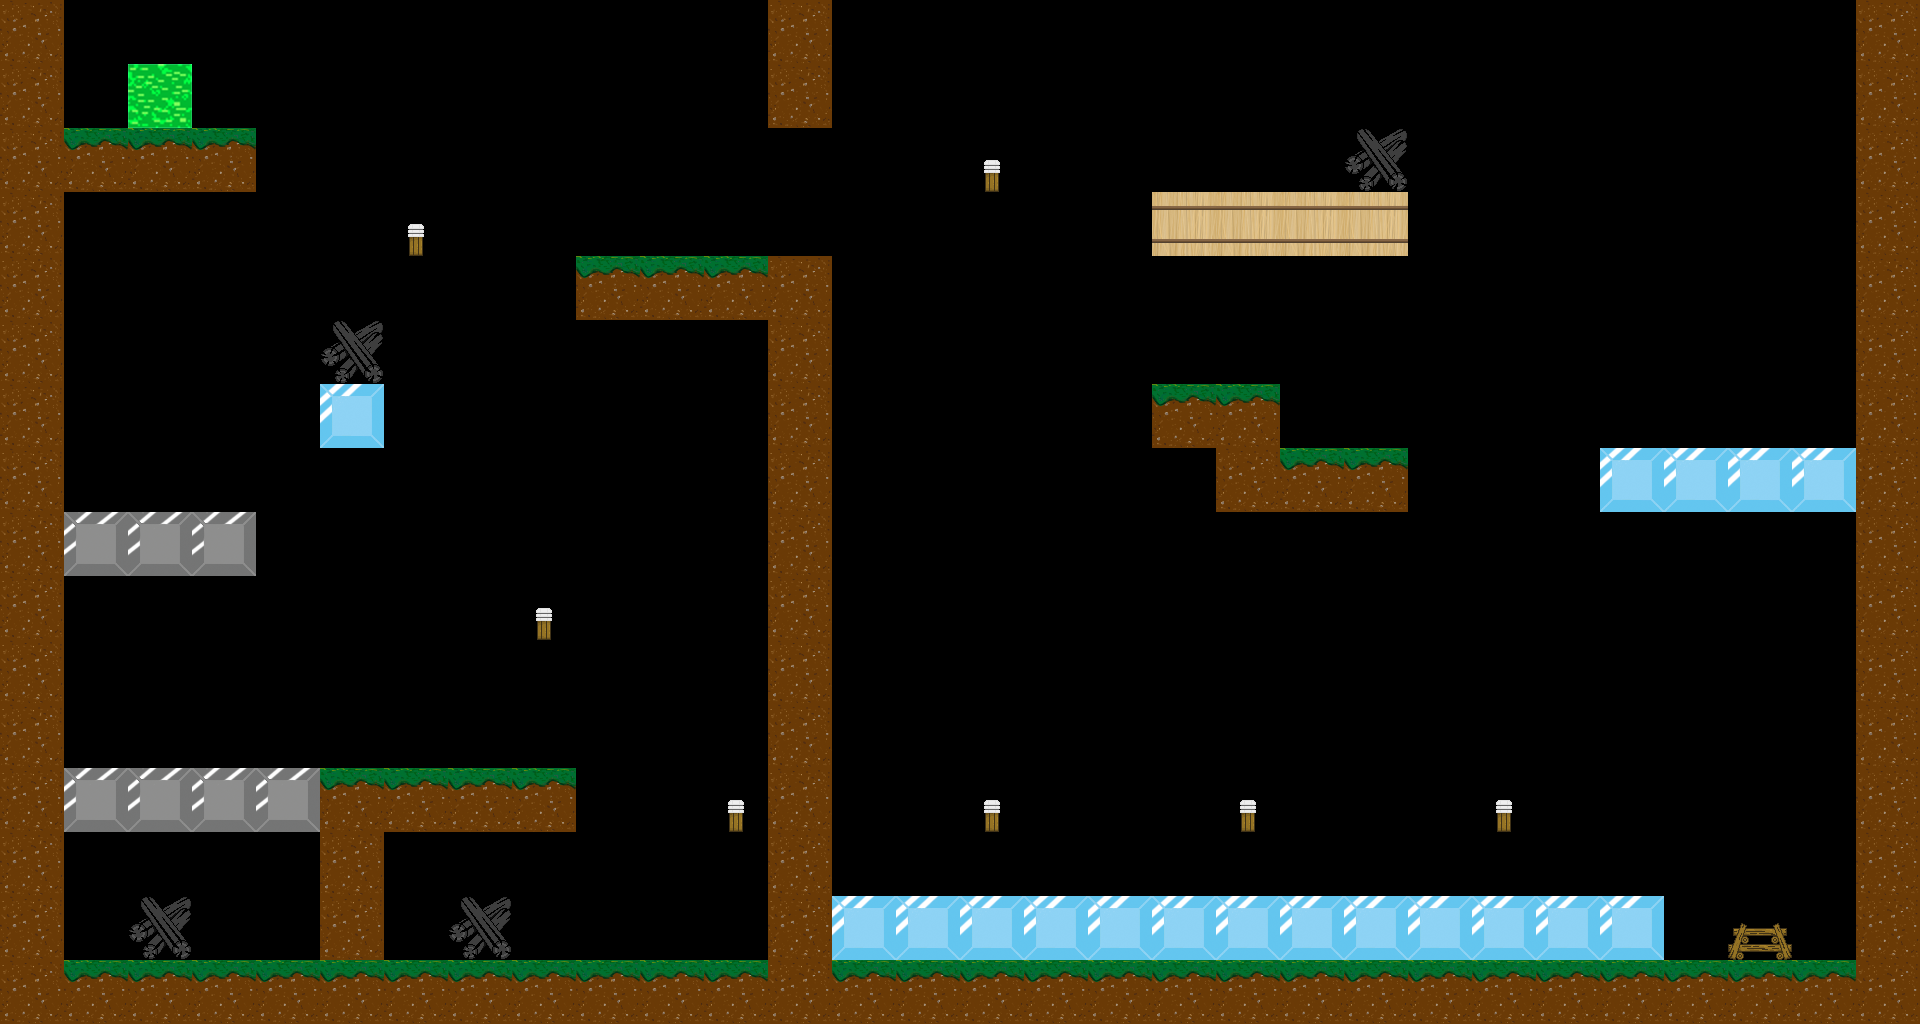

A 2D game scene composited from a Tiled map and its tileset images. What follows is a short description and the map's XML, with every tile layer's data as written:
An orthogonal 30x16 tile map with 64x64 px tiles, 1 tile layer (タイル・レイヤー1).

<map version="1.0" orientation="orthogonal" renderorder="right-down" width="30" height="16" tilewidth="64" tileheight="64" nextobjectid="1">
 <tileset firstgid="1" name="TileMapSource" tilewidth="64" tileheight="64" tilecount="16" columns="4">
  <image source="TeamWorkGame/TeamWorkGame/TeamWorkGameContent/TileMapSource.png" width="256" height="256" />
 </tileset>
 <layer name="タイル・レイヤー1" width="30" height="16">
  <data encoding="csv">
2,0,0,0,0,0,0,0,0,0,0,0,2,0,0,0,0,0,0,0,0,0,0,0,0,0,0,0,0,2,
2,0,1,0,0,0,0,0,0,0,0,0,2,0,0,0,0,0,0,0,0,0,0,0,0,0,0,0,0,2,
2,3,3,3,0,0,0,0,0,0,0,0,0,0,0,9,0,0,0,0,0,8,0,0,0,0,0,0,0,2,
2,0,0,0,0,0,9,0,0,0,0,0,0,0,0,0,0,0,7,7,7,7,0,0,0,0,0,0,0,2,
2,0,0,0,0,0,0,0,0,3,3,3,2,0,0,0,0,0,0,0,0,0,0,0,0,0,0,0,0,2,
2,0,0,0,0,8,0,0,0,0,0,0,2,0,0,0,0,0,0,0,0,0,0,0,0,0,0,0,0,2,
2,0,0,0,0,5,0,0,0,0,0,0,2,0,0,0,0,0,3,3,0,0,0,0,0,0,0,0,0,2,
2,0,0,0,0,0,0,0,0,0,0,0,2,0,0,0,0,0,0,2,3,3,0,0,0,5,5,5,5,2,
2,6,6,6,0,0,0,0,0,0,0,0,2,0,0,0,0,0,0,0,0,0,0,0,0,0,0,0,0,2,
2,0,0,0,0,0,0,0,9,0,0,0,2,0,0,0,0,0,0,0,0,0,0,0,0,0,0,0,0,2,
2,0,0,0,0,0,0,0,0,0,0,0,2,0,0,0,0,0,0,0,0,0,0,0,0,0,0,0,0,2,
2,0,0,0,0,0,0,0,0,0,0,0,2,0,0,0,0,0,0,0,0,0,0,0,0,0,0,0,0,2,
2,6,6,6,6,3,3,3,3,0,0,9,2,0,0,9,0,0,0,9,0,0,0,9,0,0,0,0,0,2,
2,0,0,0,0,2,0,0,0,0,0,0,2,0,0,0,0,0,0,0,0,0,0,0,0,0,0,0,0,2,
2,0,8,0,0,2,0,8,0,0,0,0,2,5,5,5,5,5,5,5,5,5,5,5,5,5,0,10,0,2,
2,3,3,3,3,3,3,3,3,3,3,3,2,3,3,3,3,3,3,3,3,3,3,3,3,3,3,3,3,2
</data>
 </layer>
</map>